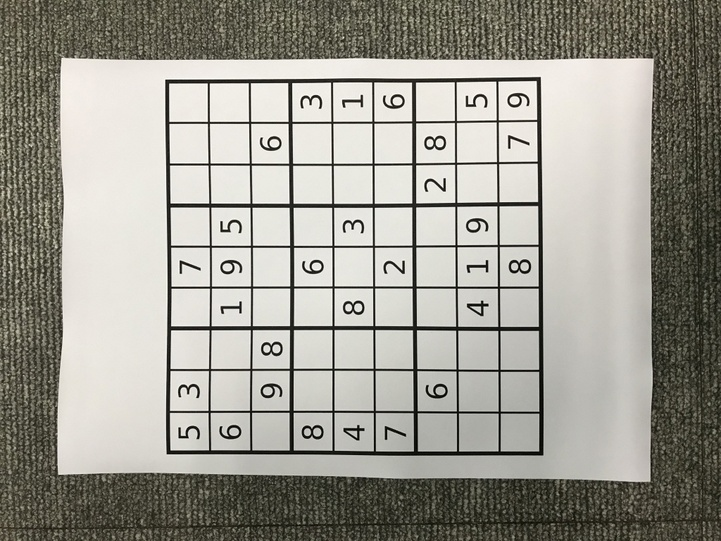
#> input picture Chapter152/1.jpg, 721 x 541 px, shrunk from 1024 x 768 before the run
$ jupyter execute Chapter152.ipynb
#> lines starting #> are read from the running program, lines starting #| are printed output that depends on the picture; after the words box and inside, x2 and y2 are one past the last pixel; in counts of white or black regions, pixels touching at a corner belong together
<h1>Chapter 1.5.2 Harris Corner Detection</h1>

[cell 1]
import cv2
import numpy as np
from matplotlib import pyplot as plt

[cell 2]
filename = '1.jpg'
img = cv2.imread(filename)
#> img is the input picture: shape (541, 721, 3); mean B, G, R 146.1, 155.2, 157.1

[cell 3]
gray = cv2.cvtColor(img,cv2.COLOR_BGR2GRAY)
gray = np.float32(gray)


dst = cv2.cornerHarris(gray,2,3,0.1) # 3번째 인자의 값을 조정하여 분석 감도 조정(낮을수록 더 민감해짐)
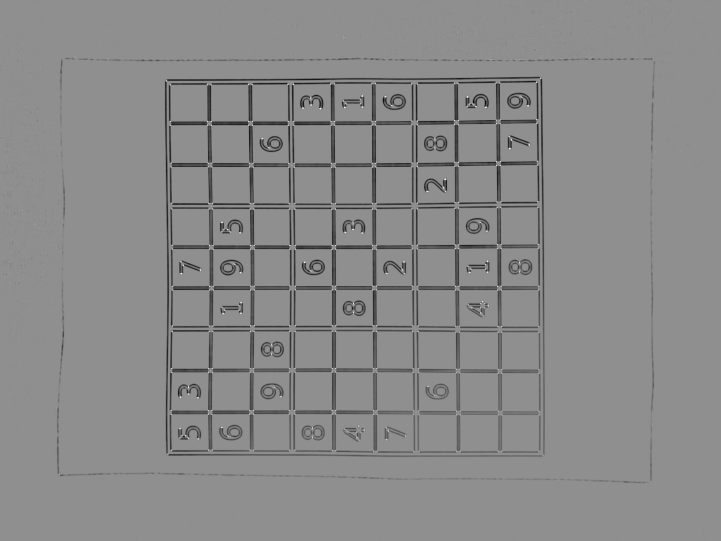
#> dst: shape (541, 721) float32; min -170077312, max 132631688, mean -6169107.5; drawn with min black and max white

#result is dilated for marking the corners, not important
dst = cv2.dilate(dst,None)
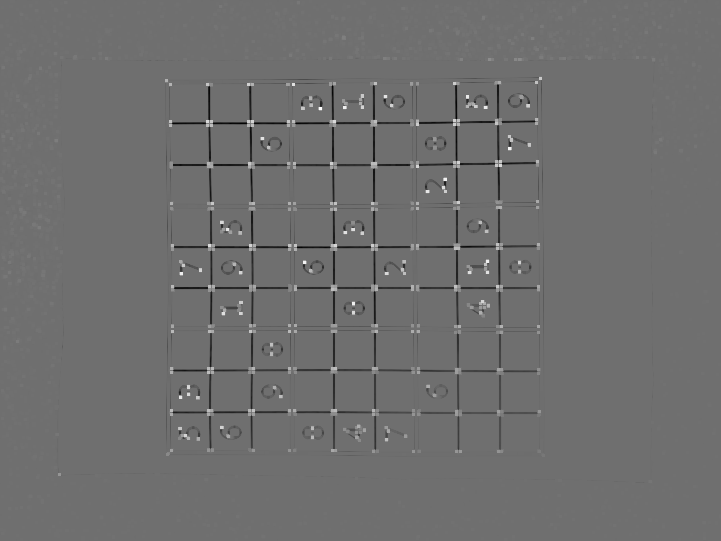
#> dst: shape (541, 721) float32; min -102379136, max 132631688, mean -604312.3; drawn with min black and max white
# Threshold for an optimal value, it may vary depending on the image.
img[dst>0.01*dst.max()]=[0,0,255]
#> img: shape (541, 721, 3); 5.85% of pixels changed, all inside (x1, y1, x2, y2) = (0, 0, 721, 541)
cv2.imshow('dst',img)
if cv2.waitKey(0) & 0xff == 27:
#> (key Esc is pressed here)
  cv2.destroyAllWindows()
  cv2.imwrite('subpixel4.png',img)

<h2>Corner with SubPixel Accuracy</h2>

[cell 4]
filename = '1.jpg'
img = cv2.imread(filename)
gray = cv2.cvtColor(img,cv2.COLOR_BGR2GRAY)

# find Harris corners
gray = np.float32(gray)
dst = cv2.cornerHarris(gray,2,3,0.1)
dst = cv2.dilate(dst,None)
ret, dst = cv2.threshold(dst,0.01*dst.max(),255,0)
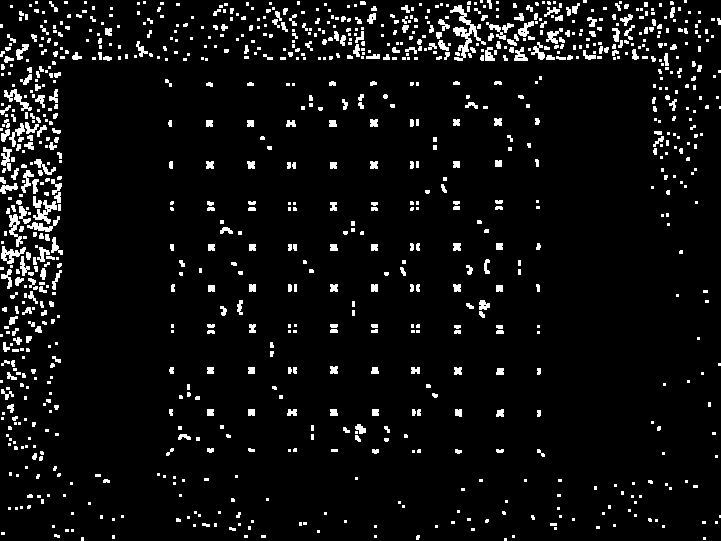
#> dst: shape (541, 721) float32; 5.8% white; 1001 white regions (628 under 20 px), largest, box (x1, y1, x2, y2) and area: (450, 5, 486, 61) 518, (33, 200, 57, 224) 217, (1, 246, 26, 264) 204
#> ret = 1326316.9
dst = np.uint8(dst)

# find centroids
ret, labels, stats, centroids = cv2.connectedComponentsWithStats(dst)
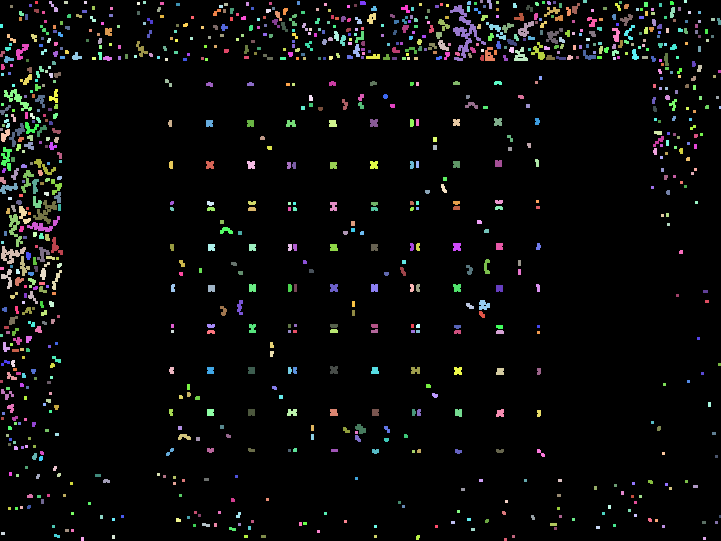
#> labels: shape (541, 721) int32; 1002 distinct labels, from 0 to 1001; one colour per label, 0 black
#> ret = 1002; stats = 1002 rows, first 6: [0, 0, 721, 541, 367250], [35, 1, 3, 3, 9], [49, 1, 9, 11, 37], [64, 1, 4, 3, 12], [84, 1, 3, 3, 9], [143, 1, 3, 3, 9]; centroids = 1002 pairs, first value 1 to 719.5, second value 1 to 539

# define the criteria to stop and refine the corners
criteria = (cv2.TERM_CRITERIA_EPS + cv2.TERM_CRITERIA_MAX_ITER, 100, 0.001)
corners = cv2.cornerSubPix(gray,np.float32(centroids),(5,5),(-1,-1),criteria)
#> corners = 1002 pairs, first value 1 to 719, second value 0.488 to 539

# Now draw them
res = np.hstack((centroids,corners))
#> res = 1002 rows, first 6: [363.9, 275.5, 363.9, 275.5], [36, 2, 37.22, 3.39], [53.27, 6.38, 53.27, 6.38], [65.5, 2, 65.5, 2], [85, 2, 85, 2], [144, 2, 144, 2]
res = np.int0(res)
#> res = 1002 rows, first 6: [363, 275, 363, 275], [36, 2, 37, 3], [53, 6, 53, 6], [65, 2, 65, 2], [85, 2, 85, 2], [144, 2, 144, 2]
img[res[:,1],res[:,0]]=[0,0,255]
img[res[:,3],res[:,2]] = [0,255,0]

cv2.imshow('dst',img)
if cv2.waitKey(0) & 0xff == 27:
#> (key Esc is pressed here)
  cv2.destroyAllWindows()
  cv2.imwrite('subpixel5.png',img)

<h2>Shi-Tomasi Corner Detector & Good Features to Track</h2>

[cell 5]
img = cv2.imread('block1.jpg')
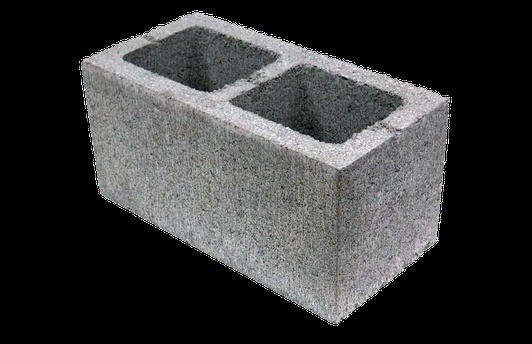
#> input picture Chapter152/block1.jpg, 532 x 344 px, shrunk from 756 x 488 before the run
#> img is the input picture: shape (344, 532, 3); mean B, G, R 56.5, 56.4, 56.1
gray = cv2.cvtColor(img,cv2.COLOR_BGR2GRAY)
#> gray: shape (344, 532)

corners = cv2.goodFeaturesToTrack(gray,25,0.05,10)
#> corners = 25 rows, first 8: [271, 35], [205, 13], [439, 222], [400, 79], [134, 36], [450, 115], [405, 269], [282, 40]
corners = np.int0(corners)

for i in corners:
  x,y = i.ravel()
  cv2.circle(img,(x,y),3,255,-1)
#> this loop made 25 passes
#> (x, y) on passes 1 to 12: (271, 35), (205, 13), (439, 222), (400, 79), (134, 36), (450, 115), (405, 269), (282, 40), (448, 98), (313, 49), (415, 261), (327, 53)
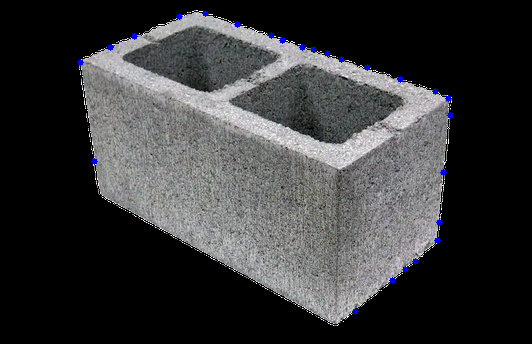
#> img: shape (344, 532, 3); 0.4% of pixels changed, all inside (x1, y1, x2, y2) = (77, 10, 454, 315)

plt.imshow(img),plt.show()

<h2>SIFT in OpenCV</h2>

[cell 6]
img = cv2.imread('corner2.jpg')
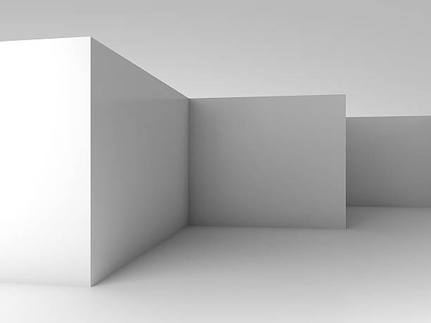
#> input picture Chapter152/corner2.jpg, 431 x 323 px, shrunk from 612 x 459 before the run
#> img is the input picture: shape (323, 431, 3); min 60, max 255, mean 182.6
gray= cv2.cvtColor(img,cv2.COLOR_BGR2GRAY)
#> gray: shape (323, 431)

sift = cv2.SIFT_create()
kp, des = sift.detectAndCompute(gray, None)
#> kp = 14 keypoints; strongest (x, y, size): (176, 188, 110.1), (106, 66, 25.3), (122, 100, 51.8), (94, 44, 6.9)
img=cv2.drawKeypoints(gray,kp,img)
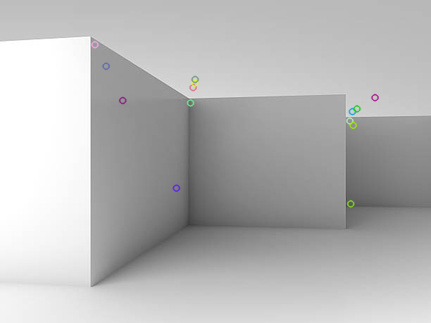
#> img: shape (323, 431, 3); 0.47% of pixels changed, all inside (x1, y1, x2, y2) = (91, 40, 380, 208)

cv2.imwrite('sift_keypoints.jpg',img)
#> Out = True

[cell 7]
img = cv2.imread('view1.png')
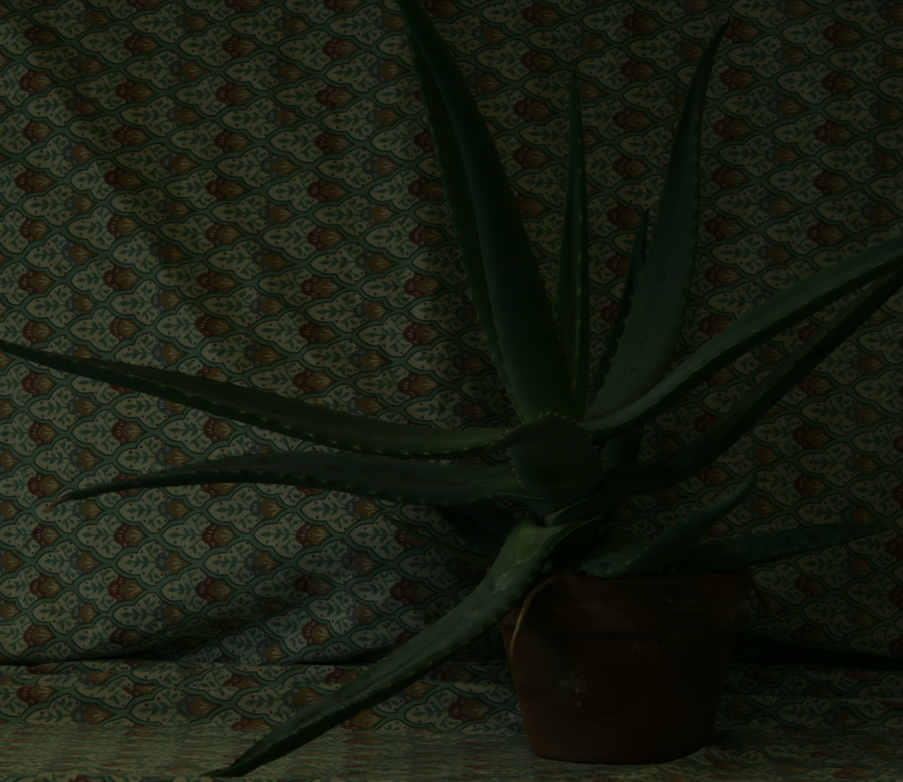
#> input picture Chapter152/view1.png, 903 x 782 px, shrunk from 1282 x 1110 before the run
#> img is the input picture: shape (782, 903, 3); mean B, G, R 16.2, 28.8, 23.7
gray= cv2.cvtColor(img,cv2.COLOR_BGR2GRAY)
#> gray: shape (782, 903)

sift = cv2.SIFT_create()
kp, des = sift.detectAndCompute(gray, None)
#> kp = 307 keypoints; strongest (x, y, size): (197, 487, 3.3), (131, 557, 1.8), (131, 452, 1.9), (242, 424, 2.7)
img=cv2.drawKeypoints(gray,kp,img)

plt.imshow(img),plt.show()

[cell 8]
img = cv2.imread('view5.png')
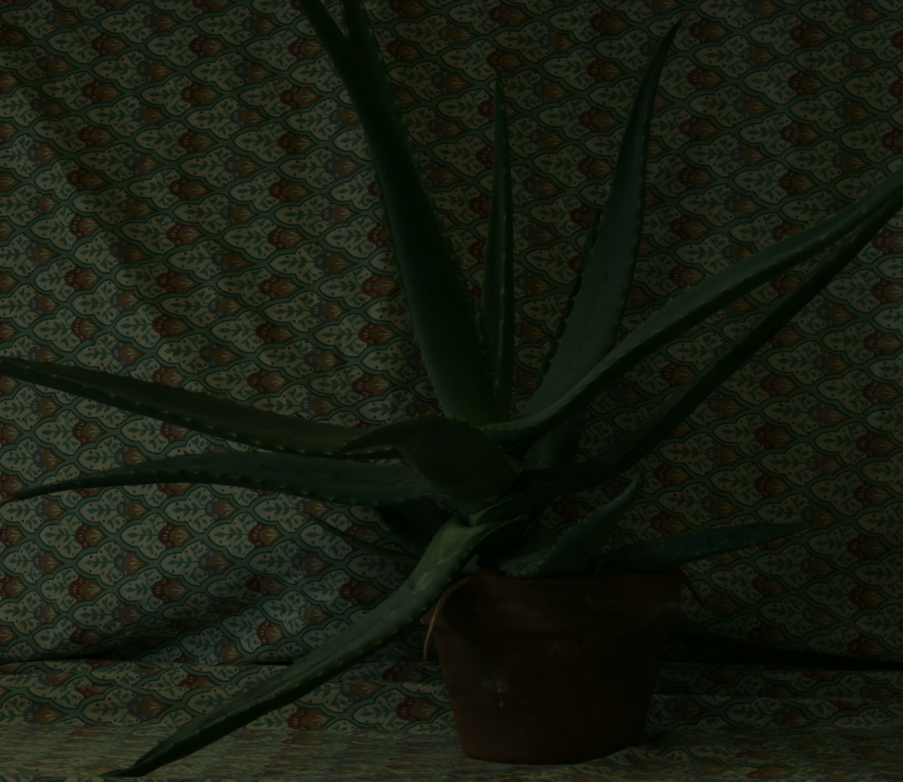
#> input picture Chapter152/view5.png, 903 x 782 px, shrunk from 1282 x 1110 before the run
#> img is the input picture: shape (782, 903, 3); mean B, G, R 15.6, 27.6, 22.5
gray= cv2.cvtColor(img,cv2.COLOR_BGR2GRAY)

sift = cv2.SIFT_create()
kp, des = sift.detectAndCompute(gray, None)
#> kp = 201 keypoints; strongest (x, y, size): (155, 486, 3.3), (269, 517, 1.8), (179, 450, 1.8), (115, 720, 1.8)
img=cv2.drawKeypoints(gray,kp,img)

plt.imshow(img),plt.show()

[cell 9]
cv2.waitKey(1)
cv2.waitKey(1)
cv2.waitKey(1)
#> Out = 27
